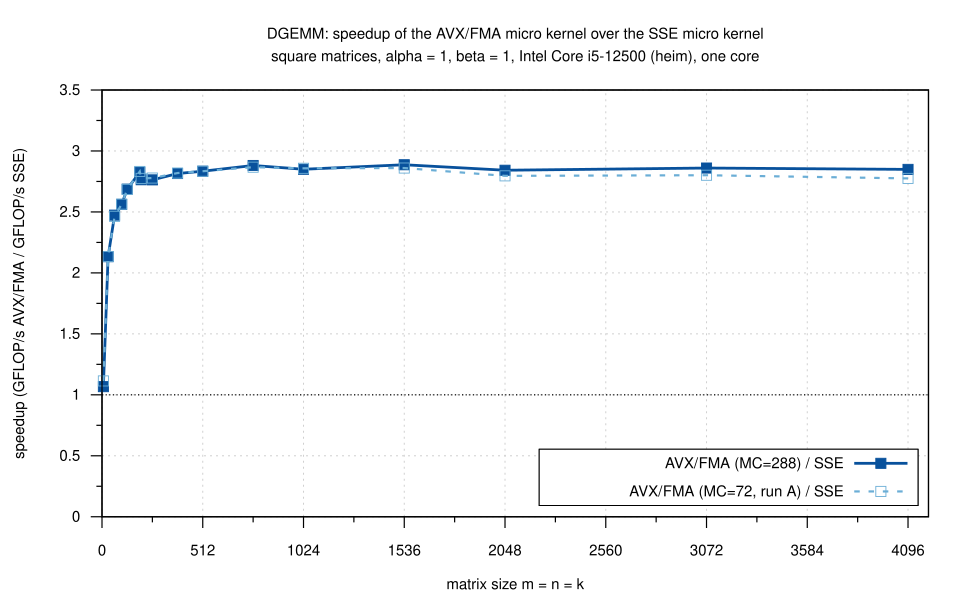

Generate this figure with gnuplot:
load "_style.gp"
set output "dgemm_speedup.svg"
set title "DGEMM: speedup of the AVX/FMA micro kernel over the SSE micro kernel\nsquare matrices, alpha = 1, beta = 1, Intel Core i5-12500 (heim), one core"
set xlabel "matrix size m = n = k"
set ylabel "speedup (GFLOP/s AVX/FMA / GFLOP/s SSE)"
set xrange [0:4200]
set yrange [0:3.5]
set ytics 0.5
set key inside right bottom
set xtics 0, 512, 4096
set mxtics 2
plot 1 with lines ls 9 notitle, \
     S."dgemm_square.csv" using "n":"avx_mc288_over_sse" with linespoints ls 4 title "AVX/FMA (MC=288) / SSE", \
     ""                   using "n":"avx_mc72_over_sse"  with linespoints ls 3 title "AVX/FMA (MC=72, run A) / SSE"
